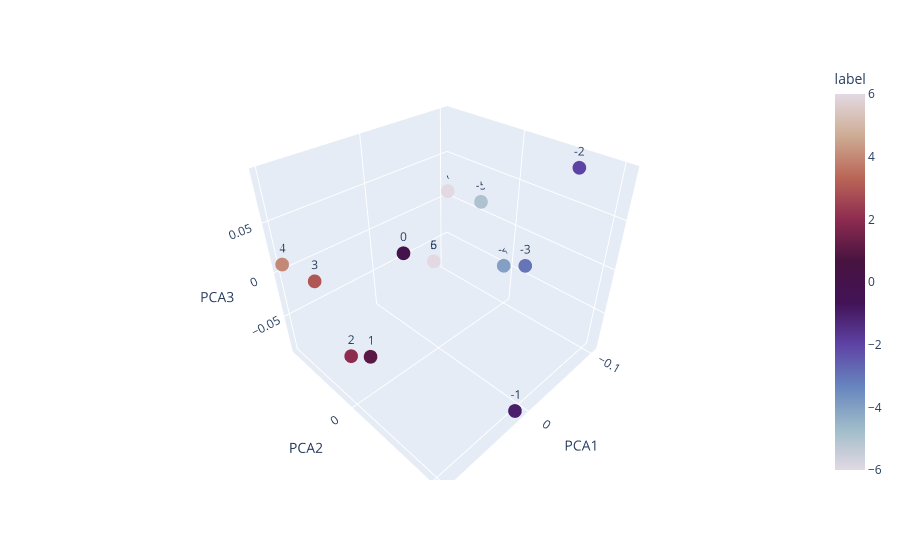

Notebook code for this chart:
### Code cell
plot_input_pca_3d_polar(model)

### Figure 1 — Plotly figure (JSON) as saved in the notebook; plotly's stock layout.template omitted (floating-point values rounded to 4 significant figures)
{"data": [{"hovertemplate": "PCA1=%{x}<br>PCA2=%{y}<br>PCA3=%{z}<br>label=%{marker.color}<extra></extra>", "legendgroup": "", "marker": {"color": [-6, -5, -4, -3, -2, -1, 0, 1, 2, 3, 4, 5, 6], "coloraxis": "coloraxis", "symbol": "circle"}, "mode": "markers+text", "name": "", "scene": "scene", "showlegend": false, "text": [-6.0, -5.0, -4.0, -3.0, -2.0, -1.0, 0.0, 1.0, 2.0, 3.0, 4.0, 5.0, 6.0], "type": "scatter3d", "x": [-0.1035, -0.1015, -0.102, -0.09527, -0.08637, 0.01183, 0.09256, 0.09351, 0.0927, 0.09633, 0.09896, 0.001379, 0.001379], "y": [-0.09056, -0.04045, -0.005069, 0.02652, 0.07324, 0.1049, 0.06613, 0.01937, -0.01092, -0.04388, -0.09167, -0.003822, -0.003822], "z": [0.008351, 0.01442, -0.04851, -0.02981, 0.0923, -0.08944, 0.09103, -0.0278, -0.04905, 0.01445, 0.008887, 0.007583, 0.007583]}], "layout": {"coloraxis": {"colorbar": {"title": {"text": "label"}}, "colorscale": [[0, "#e2d9e2"], [0.1111, "#9ebbc9"], [0.2222, "#6785be"], [0.3333, "#5e43a5"], [0.4444, "#421257"], [0.5556, "#471340"], [0.6667, "#8e2c50"], [0.7778, "#ba6657"], [0.8889, "#ceac94"], [1, "#e2d9e2"]]}, "legend": {"tracegroupgap": 0}, "margin": {"t": 60}, "scene": {"domain": {"x": [0, 1], "y": [0, 1]}, "xaxis": {"title": {"text": "PCA1"}}, "yaxis": {"title": {"text": "PCA2"}}, "zaxis": {"title": {"text": "PCA3"}}}}}
